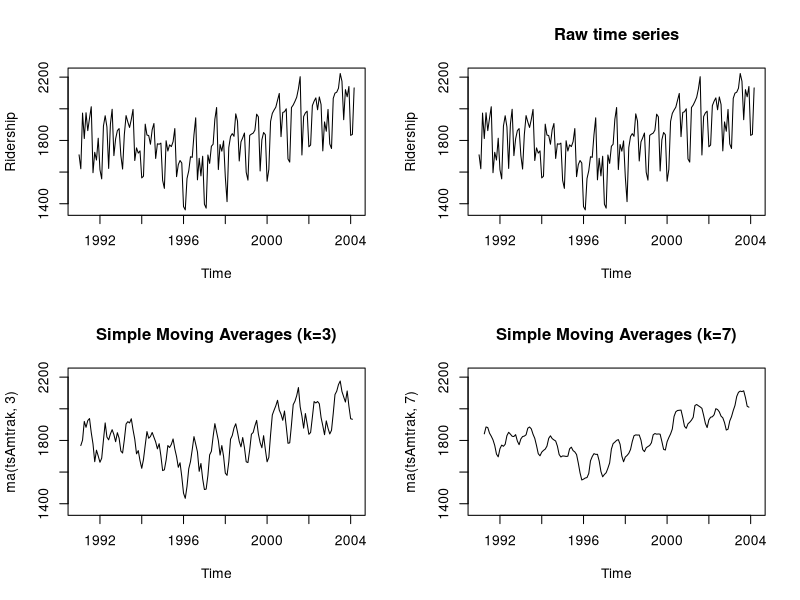
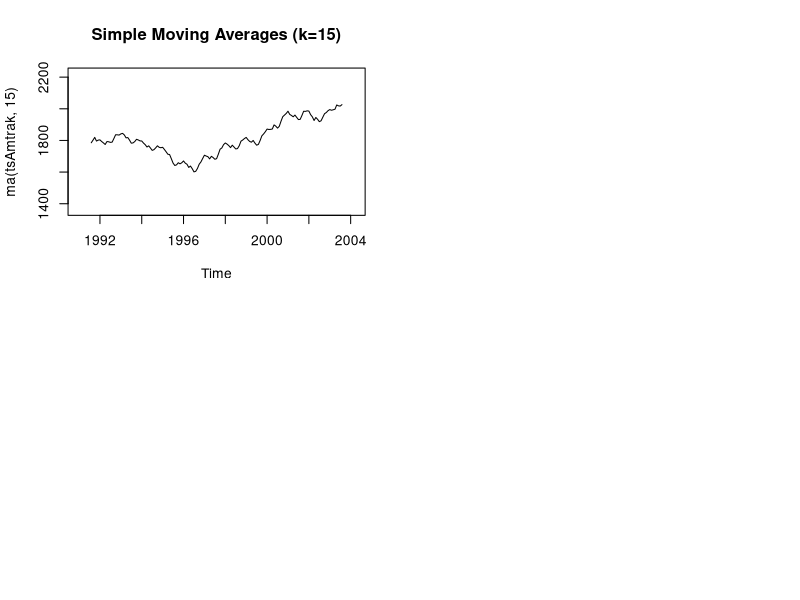
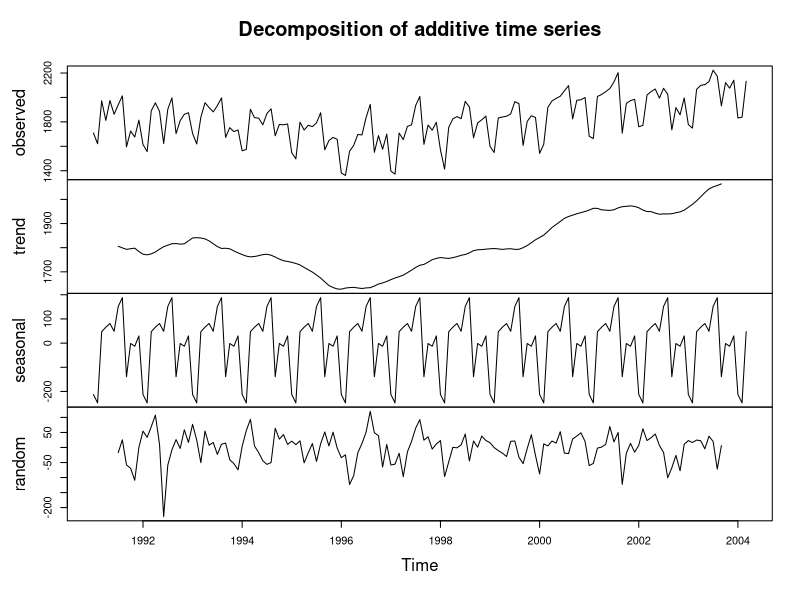
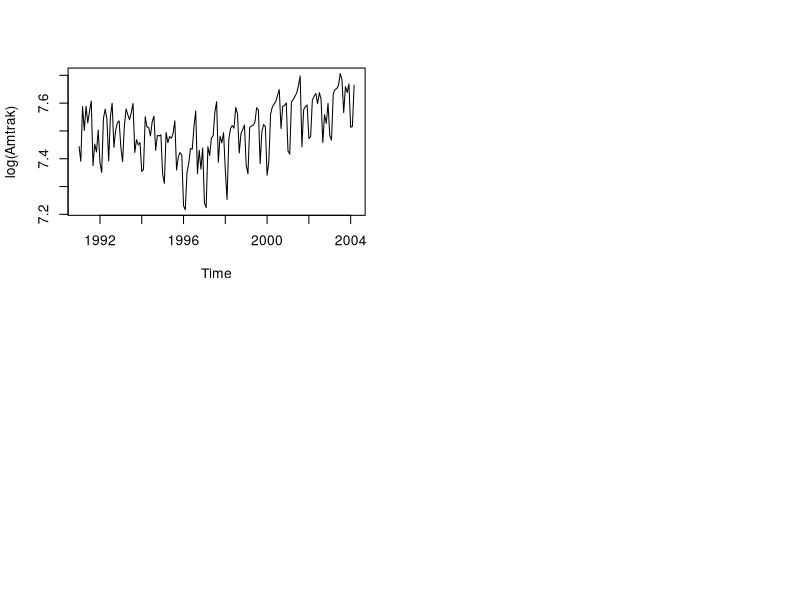

Here is the R script that generated these plots, in order: (Note: this script raises an error after producing the figures.)
setwd("C:/Users/haile/Downloads/Week 7")

library(forecast)

AmtrakRidership <- read.table("AmtrakPassengersMonthly.csv", header=TRUE, sep =",")
tsAmtrak <- ts(AmtrakRidership, start=c(1991, 1), frequency = 12)

par(mfrow=c(2,2))

ylim <- c(min(tsAmtrak), max(tsAmtrak))
plot(tsAmtrak)
plot(tsAmtrak, main="Raw time series")

plot(ma(tsAmtrak, 3), main="Simple Moving Averages (k=3)", ylim=ylim)

plot(ma(tsAmtrak, 7), main="Simple Moving Averages (k=7)", ylim=ylim)

plot(ma(tsAmtrak, 15), main="Simple Moving Averages (k=15)", ylim=ylim)

# Subset View
window (tsAmtrak)

#Season Decomposition
fit_add = decompose (tsAmtrak, type='additive')
plot(fit_add)


ltsAmtrak <-log(tsAmtrak)
plot(ltsAmtrak, ylab="log(Amtrak)")
fit <- stl(ltsAmtrak, s.window="period")
plot(fit)

dim(tsAmtrak)
dim(tsAmtrak)<-NULL


stl(x = tsAmtrak, s.window = "periodic")
plot(tsAmtrak)


